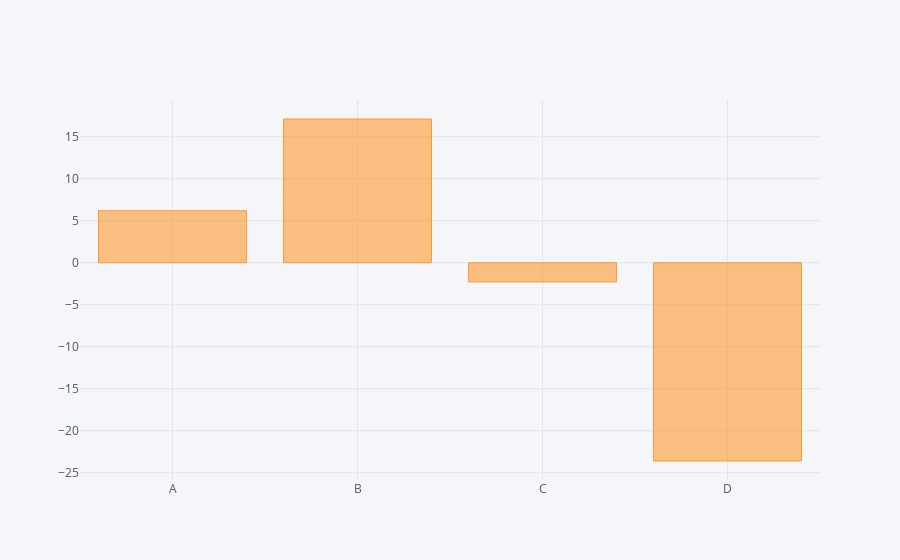

Here is the notebook cell this chart was saved with:
### Code cell
df.sum().iplot(kind='bar')

### Figure 1 — Plotly figure (JSON) as saved in the notebook; plotly's stock layout.template omitted (floating-point values rounded to 4 significant figures)
{"data": [{"marker": {"color": "rgba(255, 153, 51, 0.6)", "line": {"color": "rgba(255, 153, 51, 1.0)", "width": 1}}, "name": "None", "orientation": "v", "text": "", "type": "bar", "uid": "94dd4521-2a38-441c-ba3f-aaad27eb2ca5", "x": ["A", "B", "C", "D"], "y": [6.196, 17.11, -2.287, -23.6]}], "layout": {"legend": {"bgcolor": "#F5F6F9", "font": {"color": "#4D5663"}}, "paper_bgcolor": "#F5F6F9", "plot_bgcolor": "#F5F6F9", "title": {"font": {"color": "#4D5663"}}, "xaxis": {"gridcolor": "#E1E5ED", "showgrid": true, "tickfont": {"color": "#4D5663"}, "title": {"font": {"color": "#4D5663"}, "text": ""}, "zerolinecolor": "#E1E5ED"}, "yaxis": {"gridcolor": "#E1E5ED", "showgrid": true, "tickfont": {"color": "#4D5663"}, "title": {"font": {"color": "#4D5663"}, "text": ""}, "zerolinecolor": "#E1E5ED"}}}
